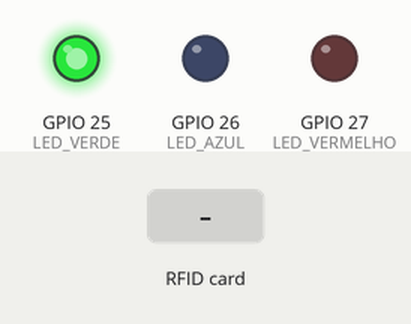
A sketch run on a simulated ESP32. On the bench: output pins drawn as LEDs (lit = HIGH). Inputs (shaded band) come from the test bench. WiFi joins after 1.5 s; servers stay silent unless stated; uploads are accepted with an empty reply; what the sketch prints to the serial monitor is not drawn.

Above: at 0.1 s.
At 2.7 s:
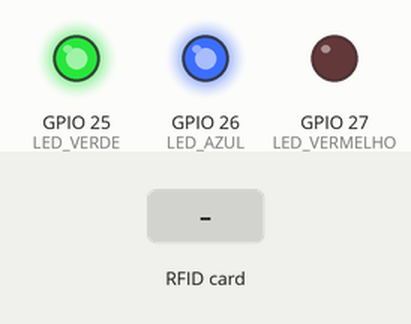
2.8 s: RFID card 5E 7A 19 C4 held to the reader
At 4.1 s:
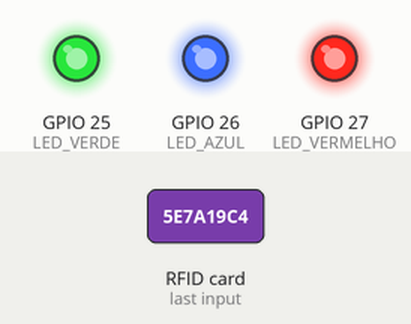
Timing chart, 0 to 5.8 s (numbered marks = the images above; inputs shaded):
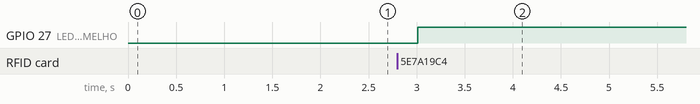

The sketch:

sketch.ino
```cpp
#include <WiFi.h>
#include <HTTPClient.h>
#include <SPI.h>
#include <MFRC522.h>
#include <ArduinoJson.h>

#define SS_PIN 5
#define RST_PIN 22

MFRC522 rfid(SS_PIN, RST_PIN);

#define LED_VERDE 25
#define LED_AZUL 26
#define LED_VERMELHO 27

const char* ssid = "Wokwi-GUEST";
const char* senha = "";

const char* API = "https://iot-pet.onrender.com";

String ultimoUID = "";

void setup() {

  Serial.begin(115200);

  pinMode(LED_VERDE, OUTPUT);
  pinMode(LED_AZUL, OUTPUT);
  pinMode(LED_VERMELHO, OUTPUT);

  digitalWrite(LED_VERDE, HIGH);
  digitalWrite(LED_AZUL, LOW);
  digitalWrite(LED_VERMELHO, LOW);

  Serial.println("Conectando WiFi...");

  WiFi.begin(ssid, senha);

  while (WiFi.status() != WL_CONNECTED) {
    delay(500);
    Serial.print(".");
  }

  Serial.println();
  Serial.println("WiFi conectado");

  digitalWrite(LED_AZUL, HIGH);

  SPI.begin();

  rfid.PCD_Init();

  Serial.println("RFID iniciado");
  Serial.println("Aproxime uma tag...");
}

void loop() {

  if (!rfid.PICC_IsNewCardPresent()) {
    return;
  }

  if (!rfid.PICC_ReadCardSerial()) {
    return;
  }

  String uid = "";

  for (byte i = 0; i < rfid.uid.size; i++) {

    if (rfid.uid.uidByte[i] < 0x10) {
      uid += "0";
    }

    uid += String(
      rfid.uid.uidByte[i],
      HEX
    );
  }

  uid.toUpperCase();

  if (uid == ultimoUID) {
    rfid.PICC_HaltA();
    return;
  }

  ultimoUID = uid;

  Serial.println();
  Serial.print("UID lido: ");
  Serial.println(uid);

  buscarPet(uid);

  rfid.PICC_HaltA();

  delay(2000);
}

void buscarPet(String uid){

  HTTPClient http;

  String url = String(API) + "/pets/" + uid;

  Serial.println(url);

  http.begin(url);

  int codigo = http.GET();

  if(codigo == 200){

    digitalWrite(
      LED_VERMELHO,
      LOW
    );

    String resposta =
    http.getString();

    DynamicJsonDocument doc(
      1024
    );

    deserializeJson(
      doc,
      resposta
    );

    Serial.println("Pet encontrado:");

    Serial.print("Nome: ");
    Serial.println(
      doc["nome"].as<String>()
    );

    Serial.print("Espécie: ");
    Serial.println(
      doc["especie"].as<String>()
    );

    Serial.print("Idade: ");
    Serial.println(
      doc["idade"].as<String>()
    );

    Serial.print("Tutor: ");
    Serial.println(
      doc["responsavel"].as<String>()
    );

    enviarDashboard(
      resposta
    );

  }

  else {

    Serial.println(
      "Pet não encontrado"
    );

    digitalWrite(
      LED_VERMELHO,
      HIGH
    );

    String erroJson = R"(
    {
      "erro": true,
      "mensagem":"Pet não encontrado",
      "uid":")" + uid + R"("
    })";

    enviarDashboard(
      erroJson
    );
  }

}

void enviarDashboard(String json){

  HTTPClient http;

  String url = String(API) + "/ultima-leitura";

  Serial.println("Enviando para dashboard...");
  Serial.println(url);

  http.begin(url);

  http.addHeader(
    "Content-Type",
    "application/json"
  );

  int codigo = http.POST(json);

  Serial.print("Código POST: ");
  Serial.println(codigo);

  if(codigo > 0){

    String respostaServidor =
      http.getString();

    Serial.println("Resposta:");

    Serial.println(
      respostaServidor
    );

    Serial.println(
      "Dashboard atualizado"
    );

  }
  else{

    Serial.println(
      "Falha ao enviar"
    );

  }

  http.end();
}
```

Measured:
- after the input at 2.8 s, GPIO 27 (LED_VERMELHO): LOW → HIGH after 0.21 s
